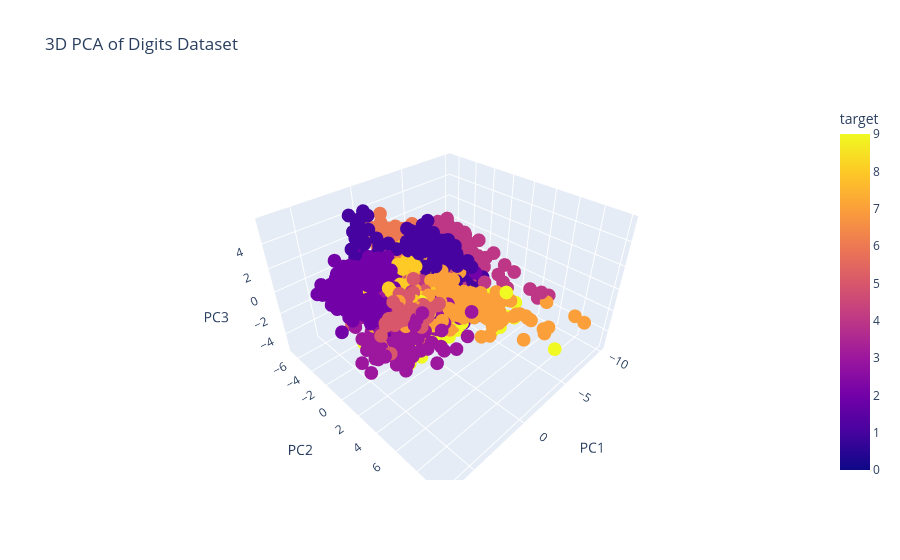

The notebook cell this image was saved under:
### Code cell
# 3D PCA Visualization using plotly
import plotly.express as px

pca_3d = PCA(n_components=3)
X_pca_3d = pca_3d.fit_transform(scaled_features)
pca_df_3d = pd.DataFrame(X_pca_3d, columns=['PC1', 'PC2', 'PC3'])
pca_df_3d['target'] = digits_df['target']
fig = px.scatter_3d(pca_df_3d, x='PC1', y='PC2', z='PC3', color='target',
                    title='3D PCA of Digits Dataset')
fig.show()

### Figure 1 — Plotly figure (JSON) as saved in the notebook; plotly's stock layout.template omitted (floating-point values rounded to 4 significant figures; data arrays with more than 128 entries replaced by an {"elided": "..."} marker saying what was removed)
{"data": [{"hovertemplate": "PC1=%{x}<br>PC2=%{y}<br>PC3=%{z}<br>target=%{marker.color}<extra></extra>", "legendgroup": "", "marker": {"color": {"elided": "1797 int values"}, "coloraxis": "coloraxis", "symbol": "circle"}, "mode": "markers", "name": "", "scene": "scene", "showlegend": false, "type": "scatter3d", "x": {"elided": "1797 float values"}, "y": {"elided": "1797 float values"}, "z": {"elided": "1797 float values"}}], "layout": {"coloraxis": {"colorbar": {"title": {"text": "target"}}, "colorscale": [[0, "#0d0887"], [0.1111, "#46039f"], [0.2222, "#7201a8"], [0.3333, "#9c179e"], [0.4444, "#bd3786"], [0.5556, "#d8576b"], [0.6667, "#ed7953"], [0.7778, "#fb9f3a"], [0.8889, "#fdca26"], [1, "#f0f921"]]}, "legend": {"tracegroupgap": 0}, "scene": {"domain": {"x": [0, 1], "y": [0, 1]}, "xaxis": {"title": {"text": "PC1"}}, "yaxis": {"title": {"text": "PC2"}}, "zaxis": {"title": {"text": "PC3"}}}, "title": {"text": "3D PCA of Digits Dataset"}}}
